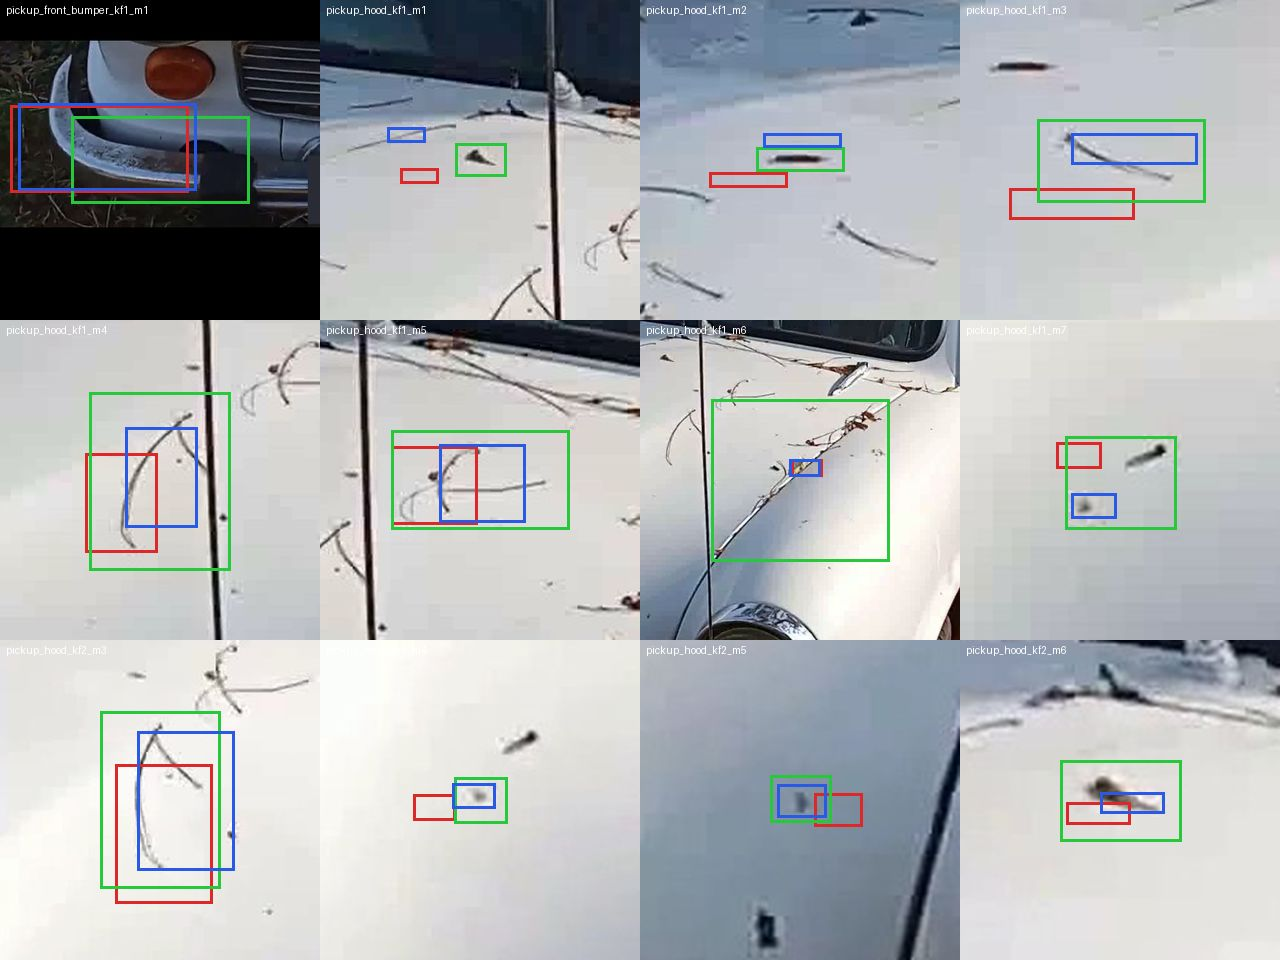

Source code (Python):
"""Overlay sheet: 12 of his moved boxes (the first 12 by mark id), each tile cut around his box from the product crop.
Red is Spark's box, green his box, blue Spark's box moved by the small-window zoom. No call.

  python overlays.py   # writes overlays.jpg next to this file
"""

from __future__ import annotations

import json
from pathlib import Path

from PIL import Image, ImageDraw

HERE = Path(__file__).resolve().parent
RUN = HERE.parents[2] / "runs" / "pairC_core3"
TILE = 320


def main() -> None:
    study = json.loads((HERE / "study.json").read_text())
    kfs = {k["kf_id"]: k for k in json.loads((RUN / "derived" / "keyframes.json").read_text())}
    rows = [r for r in study["rows"] if r["status"] == "moved"][:12]
    sheet = Image.new("RGB", (4 * TILE, 3 * TILE), "white")
    for i, r in enumerate(rows):
        kf = kfs[r["mark_id"].rsplit("_m", 1)[0]]
        img = Image.open(RUN / kf["crop"]["path"]).convert("RGB")
        p = r["w1"]["pick"]
        moved = r["spark"]
        if p:
            (sx, sy), (zx, zy) = ((r["spark"][0] + r["spark"][2]) / 2, (r["spark"][1] + r["spark"][3]) / 2), ((p["box"][0] + p["box"][2]) / 2, (p["box"][1] + p["box"][3]) / 2)
            moved = [r["spark"][0] + zx - sx, r["spark"][1] + zy - sy, r["spark"][2] + zx - sx, r["spark"][3] + zy - sy]
        h = r["hand"]
        cx, cy = (h[0] + h[2]) / 2, (h[1] + h[3]) / 2
        half = max(60.0, 0.9 * max(h[2] - h[0], h[3] - h[1], 2 * abs(cx - (r["spark"][0] + r["spark"][2]) / 2) + 40, 2 * abs(cy - (r["spark"][1] + r["spark"][3]) / 2) + 40))
        box = (int(cx - half), int(cy - half), int(cx + half), int(cy + half))
        tile = img.crop(box).resize((TILE, TILE), Image.Resampling.LANCZOS)
        d = ImageDraw.Draw(tile)
        s = TILE / (box[2] - box[0])
        for b, colour in ((r["spark"], (220, 40, 40)), (h, (40, 200, 60)), (moved, (40, 90, 230))):
            d.rectangle([(b[0] - box[0]) * s, (b[1] - box[1]) * s, (b[2] - box[0]) * s, (b[3] - box[1]) * s], outline=colour, width=3)
        d.text((6, 4), r["mark_id"], fill=(255, 255, 255))
        sheet.paste(tile, ((i % 4) * TILE, (i // 4) * TILE))
    sheet.save(HERE / "overlays.jpg", quality=80)


if __name__ == "__main__":
    main()
